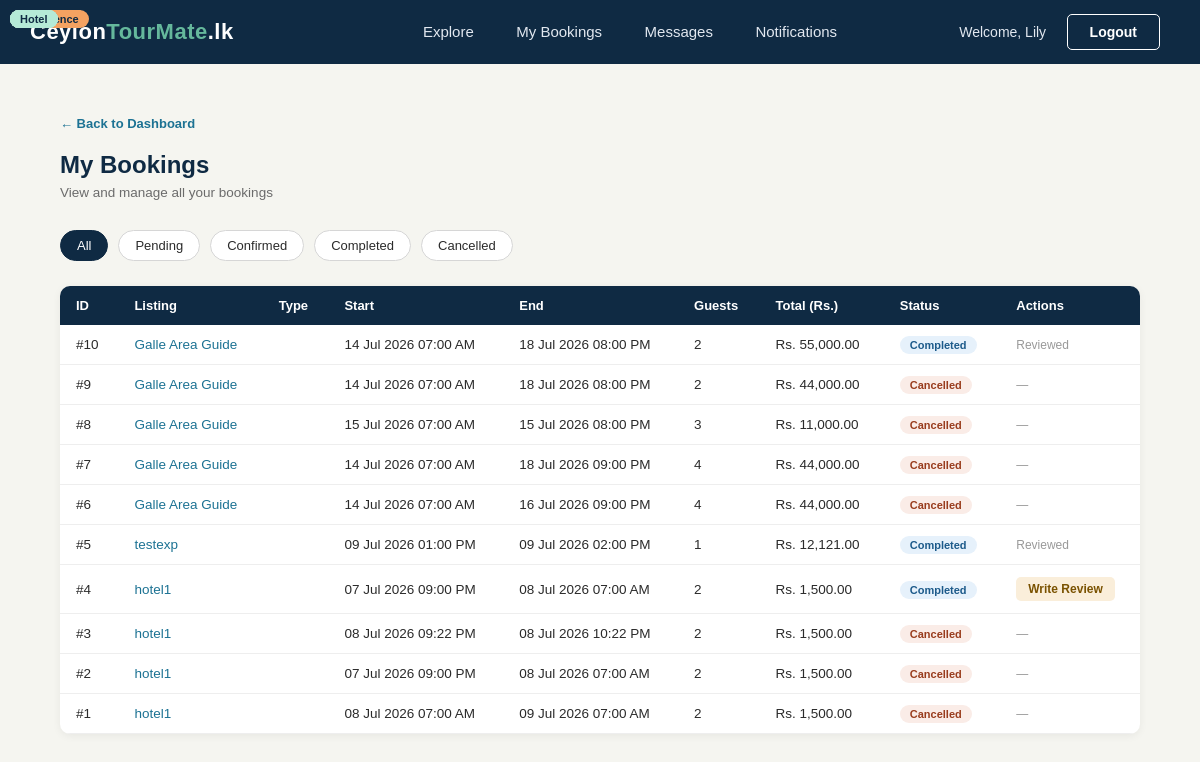
The page /mybookings.php (signed in) on the database its author committed.
### tables this page shows
CREATE TABLE `bookings` (
  `id` int(11) NOT NULL,
  `tourist_id` int(11) DEFAULT NULL,
  `listing_id` int(11) DEFAULT NULL,
  `status` enum('pending','confirmed','cancelled','completed') DEFAULT 'pending',
  `start_datetime` datetime DEFAULT NULL,
  `end_datetime` datetime DEFAULT NULL,
  `guest_count` int(11) DEFAULT NULL,
  `total_price` decimal(10,2) DEFAULT NULL,
  `commission_amount` decimal(10,2) DEFAULT NULL,
  `created_at` timestamp NOT NULL DEFAULT current_timestamp()
);

CREATE TABLE `listings` (
  `id` int(11) NOT NULL,
  `user_id` int(11) DEFAULT NULL,
  `title` varchar(255) DEFAULT NULL,
  `description` text DEFAULT NULL,
  `location` varchar(255) DEFAULT NULL,
  `city` varchar(100) DEFAULT NULL,
  `price` decimal(10,2) DEFAULT NULL,
  `status` enum('pending','approved','rejected') DEFAULT 'pending',
  `type` enum('tour_guide','shop','hotel','experience') DEFAULT NULL,
  `created_at` timestamp NOT NULL DEFAULT current_timestamp(),
  `is_deleted` tinyint(1) NOT NULL DEFAULT 0
);

### Classes/Booking.php (called while the page is built, shortened)
<?php
class Booking {
    public static function getBookingsForTourist($touristId, $status = null) {
        $conn = DBconnection::getInstance()->getConnection();
        if ($status) {
            $sql = "SELECT b.*, l.title, l.type
                    FROM bookings b
                    JOIN listings l ON b.listing_id = l.id
                    WHERE b.tourist_id = ? AND b.status = ?
                    ORDER BY b.created_at DESC";
            $stmt = $conn->prepare($sql);
            $stmt->bind_param("is", $touristId, $status);
        } else {
            $sql = "SELECT b.*, l.title, l.type
                    FROM bookings b
                    JOIN listings l ON b.listing_id = l.id
                    WHERE b.tourist_id = ?
                    ORDER BY b.created_at DESC";
            $stmt = $conn->prepare($sql);
            $stmt->bind_param("i", $touristId);
        }
        $stmt->execute();
        $result = $stmt->get_result();
        $bookings = [];
        while ($row = $result->fetch_assoc()) {
            $bookings[] = $row;
        }
        return $bookings;
    }
}
?>

### Classes/Review.php (called while the page is built, shortened)
<?php
class Review {
    public static function hasReviewed($bookingId, $touristId) {
        $conn = DBconnection::getInstance()->getConnection();
        $sql = "SELECT id FROM reviews WHERE booking_id = ? AND tourist_id = ?";
        $stmt = $conn->prepare($sql);
        $stmt->bind_param("ii", $bookingId, $touristId);
        $stmt->execute();
        $stmt->store_result();
        return $stmt->num_rows > 0;
    }
}
?>

### mybookings.php (the view, shortened to what this page needs)
<?php
require_once 'Classes/Booking.php';
require_once 'Classes/Review.php';
$userId   = $_SESSION['user_id'];
$status   = isset($_GET['status']) ? $_GET['status'] : null;
$bookings = Booking::getBookingsForTourist($userId, $status);
$conn     = DBconnection::getInstance()->getConnection();
?>
<!DOCTYPE html>
<html lang="en">
<head>
    <link rel="stylesheet" type="text/css" href="style.css">
</head>
<body>
<div class="navbar">
    <table>
        <tr>
            <td class="logo-cell">
                <a href="index.php"><span class="logo-text">Ceylon<span>TourMate</span>.lk</span></a>
            </td>
            <td class="nav-links-cell">
                <a href="explore.php" class="nav-link">Explore</a>
                <a href="mybookings.php" class="nav-link">My Bookings</a>
                <a href="touristmessages.php" class="nav-link">Messages</a>
                <a href="touristnotifications.php" class="nav-link">Notifications</a>
            </td>
            <td class="nav-buttons-cell">
                <span class="admin-welcome">Welcome, <?php echo htmlspecialchars($_SESSION['firstname']); ?></span>
                <a href="logout.php"><button class="btn btn-login">Logout</button></a>
            </td>
        </tr>
    </table>
</div>
<div class="admin-section">
	<a href="touristdashboard.php" class="back-link">&larr; Back to Dashboard</a>
    <h2 class="admin-page-title">My Bookings</h2>
    <p class="admin-page-subtitle">View and manage all your bookings</p>
    <div class="filter-bar">
        <a href="mybookings.php" class="filter-btn <?php echo !isset($_GET['status']) ? 'active' : ''; ?>">All</a>
        <a href="mybookings.php?status=pending" class="filter-btn <?php echo (isset($_GET['status']) && $_GET['status']=='pending') ? 'active' : ''; ?>">Pending</a>
        <a href="mybookings.php?status=confirmed" class="filter-btn <?php echo (isset($_GET['status']) && $_GET['status']=='confirmed') ? 'active' : ''; ?>">Confirmed</a>
        <a href="mybookings.php?status=completed" class="filter-btn <?php echo (isset($_GET['status']) && $_GET['status']=='completed') ? 'active' : ''; ?>">Completed</a>
        <a href="mybookings.php?status=cancelled" class="filter-btn <?php echo (isset($_GET['status']) && $_GET['status']=='cancelled') ? 'active' : ''; ?>">Cancelled</a>
    </div>
    <table class="admin-table">
        <tr>
            <th>ID</th>
            <th>Listing</th>
            <th>Type</th>
            <th>Start</th>
            <th>End</th>
            <th>Guests</th>
            <th>Total (Rs.)</th>
            <th>Status</th>
            <th>Actions</th>
        </tr>
        <?php if(empty($bookings)) { ?>
    <tr>
        <td colspan="9" class="table-empty">No bookings found</td>
    </tr>
<?php } else { ?>
    <?php foreach($bookings as $booking) { ?>
    <tr>
        <td>#<?php echo $booking['id']; ?></td>
        <td>
            <a href="listingdetail.php?id=<?php echo $booking['listing_id']; ?>" style="color:#1c7293;">
                <?php echo $booking['title']; ?>
            </a>
        </td>
        <td>
            <span class="listing-type-badge listing-type-<?php echo $booking['type']; ?>">
                <?php echo ucfirst(str_replace('_', ' ', $booking['type'])); ?>
            </span>
        </td>
        <td><?php echo date('d M Y h:i A', strtotime($booking['start_datetime'])); ?></td>
        <td><?php echo date('d M Y h:i A', strtotime($booking['end_datetime'])); ?></td>
        <td><?php echo $booking['guest_count']; ?></td>
        <td>Rs. <?php echo number_format($booking['total_price'], 2); ?></td>
        <td>
            <span class="status-badge status-<?php echo $booking['status']; ?>">
                <?php echo ucfirst($booking['status']); ?>
            </span>
        </td>
        <td>
            <div class="action-btns">
                <?php if($booking['status'] == 'confirmed') { ?>
    <?php
    $paySql  = "SELECT id FROM payments WHERE booking_id = ? AND payment_status = 'completed'";
    $payStmt = $conn->prepare($paySql);
    $payStmt->bind_param("i", $booking['id']);
    $payStmt->execute();
    $payStmt->store_result();
    $alreadyPaid = $payStmt->num_rows > 0;
    ?>
    <?php if($alreadyPaid) { ?>
        <span class="status-badge status-confirmed">Paid</span>
    <?php } else { ?>
        <a href="payment.php?booking_id=<?php echo $booking['id']; ?>"
           class="tbl-btn tbl-btn-green">Pay Now</a>
        <a href="touristcancelbookingbackend.php?id=<?php echo $booking['id']; ?>"
           class="tbl-btn tbl-btn-red"
           onclick="return confirm('Are you sure you want to cancel this booking?')">Cancel</a>
    <?php } ?>
                <?php } elseif($booking['status'] == 'pending') { ?>
                    <a href="touristcancelbookingbackend.php?id=<?php echo $booking['id']; ?>"
                       class="tbl-btn tbl-btn-red"
                       onclick="return confirm('Are you sure you want to cancel this booking?')">Cancel</a>
                <?php } elseif($booking['status'] == 'completed') { ?>
                    <?php if(!Review::hasReviewed($booking['id'], $userId)) { ?>
                        <a href="writereview.php?booking_id=<?php echo $booking['id']; ?>"
                           class="tbl-btn tbl-btn-amber">Write Review</a>
                    <?php } else { ?>
                        <span style="color:#999; font-size:12px;">Reviewed</span>
                    <?php } ?>
                <?php } else { ?>
                    <span style="color:#999; font-size:12px;">—</span>
                <?php } ?>
            </div>
        </td>
    </tr>
    <?php } ?>
<?php } ?>
    </table>
</div>
</body>
</html>

### style.css (style rules this page uses)
* { margin: 0; padding: 0; box-sizing: border-box; }
body { font-family: Arial, Helvetica, sans-serif; background-color: #f5f5f0; color: #2b2b2b; }
a { text-decoration: none; color: inherit; }
.navbar { background-color: #0f2a43; width: 100%; }
.navbar table { width: 100%; border-collapse: collapse; }
.navbar td { padding: 14px 30px; vertical-align: middle; }
.logo-cell { width: 30%; }
.logo-text { color: #ffffff; font-size: 22px; font-weight: bold; letter-spacing: 0.5px; }
.logo-text span { color: #65b89c; }
.nav-links-cell { width: 45%; text-align: center; }
.nav-links-cell a { color: #e2e8f0; font-size: 15px; margin: 0 15px; padding: 6px 4px; }
.nav-buttons-cell { width: 30%; text-align: right; }
.btn { display: inline-block; padding: 9px 22px; border-radius: 5px; font-size: 14px; font-weight: bold; cursor: pointer; border: none; }
.btn-login { background-color: transparent; color: #ffffff; border: 1px solid #ffffff; margin-right: 10px; }
.admin-welcome { color: #e2e8f0; font-size: 14px; margin-right: 16px; }
.admin-section { padding: 50px 60px; max-width: 1300px; margin: 0 auto; }
.admin-page-title { font-size: 24px; color: #0f2a43; margin-bottom: 6px; }
.admin-page-subtitle { font-size: 13.5px; color: #6b6b6b; margin-bottom: 30px; }
.back-link { display: inline-block; font-size: 13px; color: #1c7293; font-weight: bold; margin-bottom: 20px; }
.admin-table { width: 100%; border-collapse: collapse; background-color: #ffffff; border-radius: 10px; overflow: hidden; box-shadow: 0 2px 8px rgba(0, 0, 0, 0.06); }
.admin-table th { background-color: #0f2a43; color: #ffffff; text-align: left; padding: 12px 16px; font-size: 13px; }
.admin-table td { padding: 12px 16px; font-size: 13.5px; border-bottom: 1px solid #eee; color: #2b2b2b; }
.filter-bar { display: flex; flex-wrap: wrap; gap: 10px; margin-bottom: 25px; }
.filter-btn { padding: 7px 16px; border-radius: 20px; font-size: 13px; border: 1px solid #d6d6d6; background-color: #ffffff; color: #2b2b2b; }
.filter-btn.active { background-color: #0f2a43; color: #ffffff; border-color: #0f2a43; }
.action-btns { display: flex; gap: 8px; }
.tbl-btn { padding: 5px 12px; border-radius: 5px; font-size: 12px; font-weight: bold; }
.tbl-btn-amber { background-color: #faeeda; color: #7a5200; }
.status-badge { padding: 3px 10px; border-radius: 20px; font-size: 11px; font-weight: bold; }
.status-completed { background-color: #e6f1fb; color: #1c5a8a; }
.status-cancelled { background-color: #faece7; color: #993c1d; }
.listing-type-badge { position: absolute; top: 10px; left: 10px; padding: 3px 10px; border-radius: 20px; font-size: 11px; font-weight: bold; }
.listing-type-hotel { background-color: #b5ead7; color: #0f2a43; }
.tbl-btn { white-space: nowrap; display: inline-flex; align-items: center; justify-content: center; box-sizing: border-box; }

### rows shown on the page
bookings: id "10", listing.title "Galle Area Guide", start_datetime "14 Jul 2026 07:00 AM", end_datetime "18 Jul 2026 08:00 PM", guest_count "2", total_price "55,000.00", status "Completed", shows "Reviewed"
bookings: id "9", listing.title "Galle Area Guide", start_datetime "14 Jul 2026 07:00 AM", end_datetime "18 Jul 2026 08:00 PM", guest_count "2", total_price "44,000.00", status "Cancelled"
bookings: id "8", listing.title "Galle Area Guide", start_datetime "15 Jul 2026 07:00 AM", end_datetime "15 Jul 2026 08:00 PM", guest_count "3", total_price "11,000.00", status "Cancelled"
bookings: id "7", listing.title "Galle Area Guide", start_datetime "14 Jul 2026 07:00 AM", end_datetime "18 Jul 2026 09:00 PM", guest_count "4", total_price "44,000.00", status "Cancelled"
bookings: id "6", listing.title "Galle Area Guide", start_datetime "14 Jul 2026 07:00 AM", end_datetime "16 Jul 2026 09:00 PM", guest_count "4", total_price "44,000.00", status "Cancelled"
bookings: id "5", listing.title "testexp", start_datetime "09 Jul 2026 01:00 PM", end_datetime "09 Jul 2026 02:00 PM", guest_count "1", total_price "12,121.00", status "Completed", shows "Reviewed"
bookings: id "4", listing.title "hotel1", start_datetime "07 Jul 2026 09:00 PM", end_datetime "08 Jul 2026 07:00 AM", guest_count "2", total_price "1,500.00", status "Completed"
bookings: id "3", listing.title "hotel1", start_datetime "08 Jul 2026 09:22 PM", end_datetime "08 Jul 2026 10:22 PM", guest_count "2", total_price "1,500.00", status "Cancelled"
bookings: id "2", listing.title "hotel1", start_datetime "07 Jul 2026 09:00 PM", end_datetime "08 Jul 2026 07:00 AM", guest_count "2", total_price "1,500.00", status "Cancelled"
bookings: id "1", listing.title "hotel1", listing.type "Hotel", start_datetime "08 Jul 2026 07:00 AM", end_datetime "09 Jul 2026 07:00 AM", guest_count "2", total_price "1,500.00", status "Cancelled"

### other values the page prints
$_SESSION['firstname'] "Lily"
